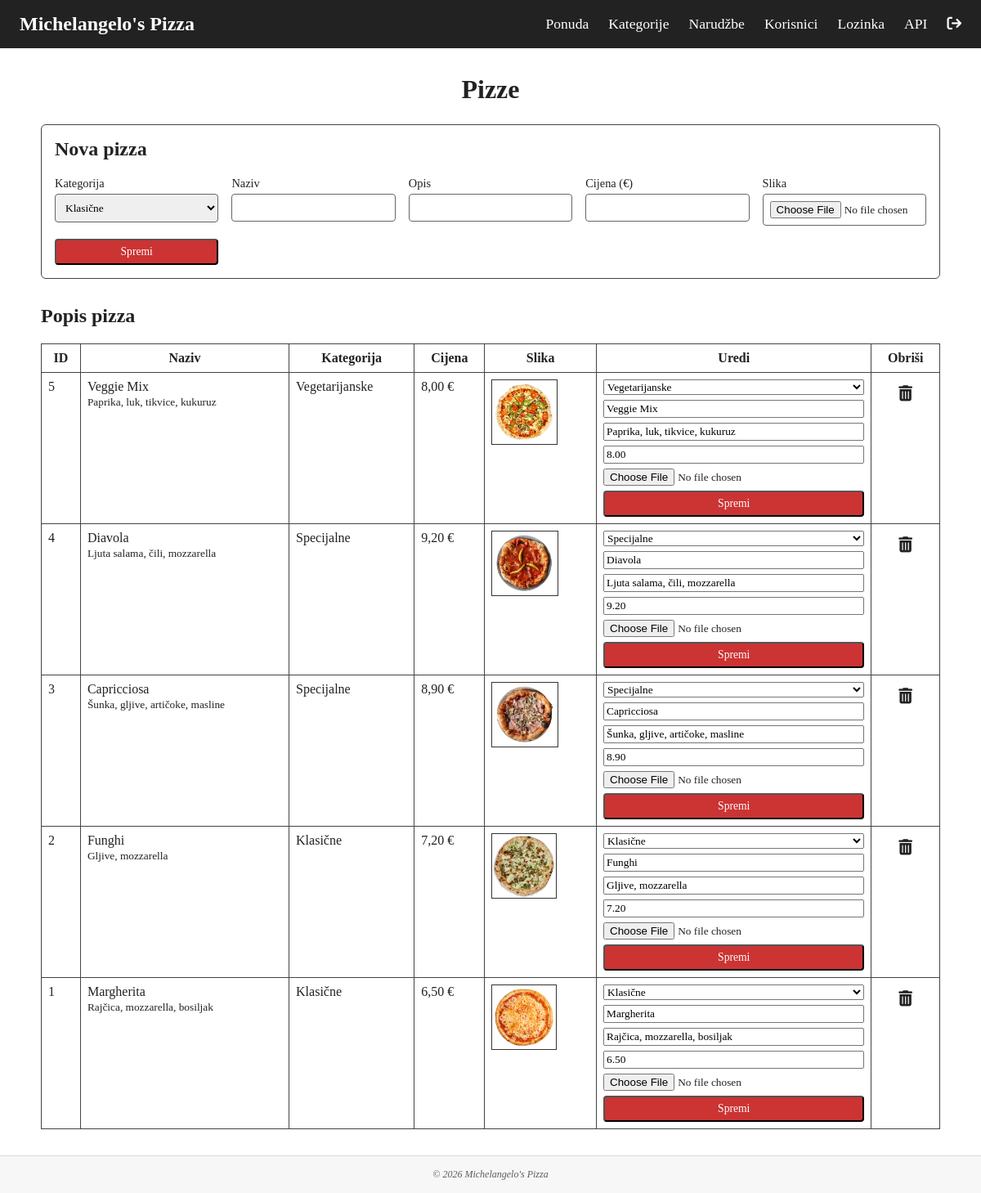
Screenshot of /admin_pizze.php (signed in) with the database file from the repository.
### tables this page shows
CREATE TABLE pizzas (
  id INT UNSIGNED AUTO_INCREMENT PRIMARY KEY,
  category_id INT UNSIGNED NOT NULL,
  name VARCHAR(120) NOT NULL,
  description TEXT NULL,
  price DECIMAL(8,2) NOT NULL DEFAULT 0.00,
  image VARCHAR(255) NULL,
  CONSTRAINT fk_pizzas_category
    FOREIGN KEY (category_id)
    REFERENCES categories(id)
    ON DELETE RESTRICT
    ON UPDATE CASCADE
);

CREATE TABLE categories (
  id INT UNSIGNED AUTO_INCREMENT PRIMARY KEY,
  name VARCHAR(100) NOT NULL
);

### konfigBP.php (called while the page is built, shortened)
<?php
function h(string $s): string {
    return htmlspecialchars($s, ENT_QUOTES, 'UTF-8');
}

### admin_pizze.php (the view, shortened to what this page needs)
<?php
require_once __DIR__ . '/konfigBP.php';
$pdo = db();
$UPLOAD_DIR_REL = 'slike/';
$kategorije = $pdo->query('SELECT id, name FROM categories ORDER BY name')->fetchAll();
$pizze = $pdo->query(
  'SELECT p.id, p.name, p.description, p.price, p.image,
          c.name AS kat_ime, c.id AS kat_id
  FROM pizzas p
  JOIN categories c ON c.id = p.category_id
  ORDER BY p.id DESC'
)->fetchAll();
require_once __DIR__ . '/zaglavlje.php';
?>
<div class="admin-wrap">
  <h1>Pizze</h1>
  <section class="admin-card">
    <h2>Nova pizza</h2>
    <form method="post" enctype="multipart/form-data" class="form-grid">
      <label>Kategorija
        <select name="category_id">
          <?php foreach ($kategorije as $kat): ?>
            <option value="<?= h($kat['id']) ?>"><?= h($kat['name']) ?></option>
          <?php endforeach; ?>
        </select>
      </label>
      <label>Naziv
        <input type="text" name="name" required>
      </label>
      <label>Opis
        <input type="text" name="description">
      </label>
      <label>Cijena (€)
        <input type="number" step="0.01" min="0" name="price" required>
      </label>
      <label>Slika
        <input type="file" name="slika" accept="image/*">
      </label>
      <button class="btn small">Spremi</button>
    </form>
  </section>
  <section>
    <h2>Popis pizza</h2>
    <table class="admin-table">
      <thead>
        <tr>
          <th>ID</th>
          <th>Naziv</th>
          <th>Kategorija</th>
          <th>Cijena</th>
          <th>Slika</th>
          <th>Uredi</th>
          <th>Obriši</th>
        </tr>
      </thead>
      <tbody>
        <?php foreach ($pizze as $p): ?>
          <tr>
            <td><?= h($p['id']) ?></td>
            <td><?= h($p['name']) ?><br><small><?= h($p['description']) ?></small></td>
            <td><?= h($p['kat_ime']) ?></td>
            <td><?= number_format($p['price'], 2, ',', '.') ?> €</td>
            <td>
              <?php if ($p['image']): ?>
                <img src="<?= h($UPLOAD_DIR_REL . $p['image']) ?>" class="thumb">
              <?php else: ?>
                <span class="admin-muted">nema</span>
              <?php endif; ?>
            </td>
            <td>
              <form method="post" enctype="multipart/form-data" class="edit-form">
                <select name="category_id">
                  <?php foreach ($kategorije as $kat): ?>
                    <option value="<?= h($kat['id']) ?>" <?= $kat['id'] == $p['kat_id'] ? 'selected' : '' ?>>
                      <?= h($kat['name']) ?>
                    </option>
                  <?php endforeach; ?>
                </select>
                <input type="text" name="name" value="<?= h($p['name']) ?>">
                <input type="text" name="description" value="<?= h($p['description']) ?>">
                <input type="number" step="0.01" name="price" value="<?= h($p['price']) ?>">
                <input type="file" name="nova_slika" accept="image/*">
                <button class="btn small">Spremi</button>
              </form>
            </td>
            <td>
              <a class="btn delete" onclick="return confirm('Obrisati pizzu?')"
                href="admin_pizze.php?brisi=<?= h($p['id']) ?>">
                <i class="fa-solid fa-trash-can"></i>
              </a>
            </td>
          </tr>
        <?php endforeach; ?>
      </tbody>
    </table>
  </section>
</div>
<?php require_once __DIR__ . '/podnozje.php'; ?>

### style.css (style rules this page uses)
* { box-sizing: border-box; font-family: 'Comic Sans MS', Times, serif; }
body { margin: 0; display: flex; flex-direction: column; min-height: 100vh; background: #fff; color: #222; }
.admin-wrap { max-width: 1100px; margin: 2rem auto; }
.admin-wrap > h1 { text-align: center; margin-bottom: 24px; }
.admin-card { border: 1px solid #444; border-radius: 6px; padding: 1rem; margin-bottom: 2rem; }
.admin-card h2 { margin-top: 0; }
.form-grid { display: grid; grid-template-columns: repeat(auto-fit, minmax(180px, 1fr)); gap: 1rem; }
.form-grid > label { display: flex; flex-direction: column; gap: 4px; font-size: 0.9rem; }
.form-grid > label > input, .form-grid > label > select { padding: 8px; border-radius: 4px; border: 1px solid #666; }
.btn { background: #c33; color: #fff; padding: 8px 12px; border-radius: 4px; cursor: pointer; transition: background 0.3s ease; }
.btn.small { padding: 6px 10px; font-size: 0.85rem; }
.btn.delete { display: flex; align-items: center; justify-content: center; background: none; font-size: 1.2rem; text-decoration: none; color: #222; transition: 0.3s ease; }
.admin-table { width: 100%; border-collapse: collapse; }
.admin-table th, .admin-table td { border: 1px solid #444; padding: 8px; vertical-align: top; }
.thumb { max-width: 120px; max-height: 80px; object-fit: cover; border: 1px solid #333; }
.edit-form { display: flex; flex-direction: column; gap: 6px; }

### rows the page displays
pizzas: id "5", name "Veggie Mix", description "Paprika, luk, tikvice, kukuruz", category.name "Vegetarijanske", price "8,00", image (picture), price "8.00"
pizzas: id "4", name "Diavola", description "Ljuta salama, čili, mozzarella", category.name "Specijalne", price "9,20", image (picture), price "9.20"
pizzas: id "3", name "Capricciosa", description "Šunka, gljive, artičoke, masline", category.name "Specijalne", price "8,90", image (picture), price "8.90"
pizzas: id "2", name "Funghi", description "Gljive, mozzarella", category.name "Klasične", price "7,20", image (picture), price "7.20"
pizzas: id "1", name "Margherita", description "Rajčica, mozzarella, bosiljak", category.name "Klasične", price "6,50", image (picture), price "6.50"

### other values shown
form field category_id "Klasične"
form field category_id "Vegetarijanske"
form field category_id "Specijalne"
